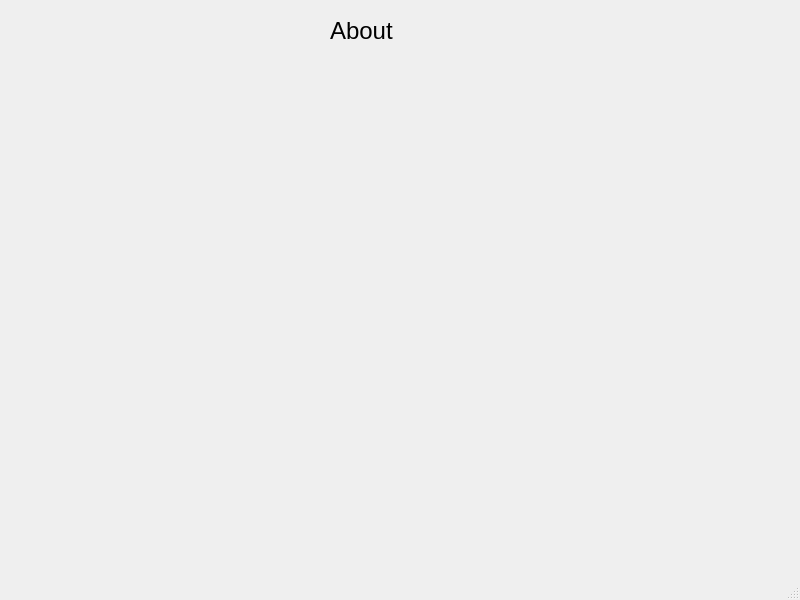
<?xml version="1.0" encoding="UTF-8"?>
<ui version="4.0">
 <class>About</class>
 <widget class="QMainWindow" name="About">
  <property name="geometry">
   <rect>
    <x>0</x>
    <y>0</y>
    <width>800</width>
    <height>600</height>
   </rect>
  </property>
  <property name="windowTitle">
   <string>MainWindow</string>
  </property>
  <widget class="QWidget" name="centralwidget">
   <widget class="QLabel" name="label">
    <property name="geometry">
     <rect>
      <x>330</x>
      <y>10</y>
      <width>81</width>
      <height>41</height>
     </rect>
    </property>
    <property name="font">
     <font>
      <pointsize>18</pointsize>
     </font>
    </property>
    <property name="text">
     <string>About</string>
    </property>
   </widget>
   <widget class="QLabel" name="label_2">
    <property name="geometry">
     <rect>
      <x>120</x>
      <y>150</y>
      <width>63</width>
      <height>20</height>
     </rect>
    </property>
    <property name="text">
     <string/>
    </property>
   </widget>
   <widget class="QLabel" name="label_3">
    <property name="geometry">
     <rect>
      <x>20</x>
      <y>70</y>
      <width>741</width>
      <height>481</height>
     </rect>
    </property>
    <property name="text">
     <string/>
    </property>
   </widget>
  </widget>
  <widget class="QMenuBar" name="menubar">
   <property name="geometry">
    <rect>
     <x>0</x>
     <y>0</y>
     <width>800</width>
     <height>26</height>
    </rect>
   </property>
  </widget>
  <widget class="QStatusBar" name="statusbar"/>
 </widget>
 <resources/>
 <connections/>
</ui>
